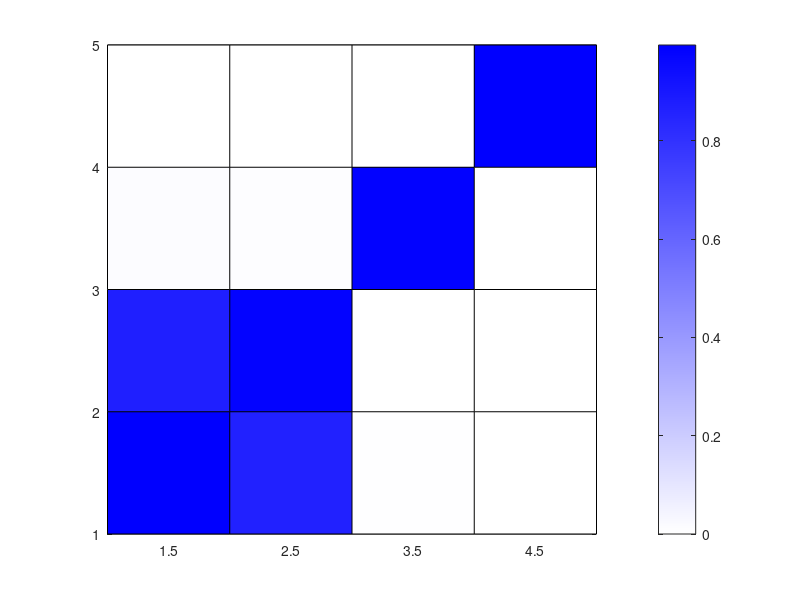

Write MATLAB code to recreate this figure. (Note: this script raises an error after producing the figure.)
clear all
close all
clc

m1=445e3;
m2=116e3;
m3=3e3;
m4=4.5e3;
m5=3e3;
m6=1.5e3;
m7=1.5e3;
m8=1.5e3;
m9=1.5e3;
m10=1.5e3;

k1=5e8;
k2=5e8;
k3=1e8;
k4=1e8;
k5=.5e8;
k6=.5e8;
k7=1e8;
k8=1e8;
k9=.5e8;

M=diag([m1,m2,m3,m4,m5,m6,m7,m8,m9,m10]);

K=[k1 -k1 0 0 0 0 0 0 0 0;
    -k1 k1+k2 -k2 0 0 0 0 0 0 0;
    0 -k2 k2+k3 -k3 0 0 0 0 0 0;
    0 0 -k3 k3+k4+k7+k8 -k4 0 0 -k7 -k8 0;
    0 0 0 -k4 k4+k5 -k5 0 0 0 0
    0 0 0 0 -k5 k5 0 0 0 0;
    0 0 0 0 0 0 k6 -k6 0 0;
    0 0 0 -k7 0 0 -k6 k6+k7 0 0;
    0 0 0 -k8 0 0 0 0 k8+k9 -k9;
    0 0 0 0 0 0 0 0 -k9 k9];

% Mvinc=M; Kvinc=K;
M(:,1)=[]; M(1,:)=[];
K(:,1)=[]; K(1,:)=[];

% mm: 2,6,7,10
mm=[1,5,6,9]; % nodo 1 vincolato
ss=setdiff(1:length(K(:,1)),mm);

[PHI,lambda] = eig(K,M,'vector');
omega = real(sqrt(lambda));
freq = omega ./ 2 ./ pi;

M_GEN = PHI' * M * PHI;
K_GEN = PHI' * K * PHI;

G=-inv(K(ss,ss))*K(ss,mm);
T=[eye(length(mm)); G];

MGR=T'*[M(mm,mm),M(mm,ss);M(ss,mm),M(ss,ss)]*T;
KGR=T'*[K(mm,mm),K(mm,ss);K(ss,mm),K(ss,ss)]*T;

[PHI_m,lambda_GR] = eig(KGR,MGR,'vector');
[lambda_GR, ind] = sort(lambda_GR);
PHI_m = PHI_m(:, ind);
omega_GR = real(sqrt(lambda_GR));
freq_GR = omega_GR ./ 2 ./ pi;

PHI_GR=T*PHI_m;
PHI_GR_ok=zeros(length(K(:,1)),length(mm));
PHI_GR_ok(mm,:)=PHI_GR(1:length(mm),:);
PHI_GR_ok(ss,:)=PHI_GR(length(mm)+1:end,:);

M_GEN_GR = PHI_GR_ok' * M * PHI_GR_ok;
K_GEN_GR = PHI_GR_ok' * K * PHI_GR_ok;
for i=1:length(mm)
    PHI_GR_ok(:,i)=PHI_GR_ok(:,i)./M_GEN_GR(i,i);
end
M_GEN_GR = PHI_GR_ok' * M * PHI_GR_ok;
K_GEN_GR = PHI_GR_ok' * K * PHI_GR_ok;

N=length(mm);
MAC=zeros(N+1,N+1);
PHI_O=PHI(:,1:N);

for i=1:N
    for j=1:N
        NUM=PHI_O(:,i)'*PHI_GR_ok(:,j)*PHI_GR_ok(:,j)'*PHI_O(:,i);
        DEN=PHI_O(:,i)'*PHI_O(:,i)*PHI_GR_ok(:,j)'*PHI_GR_ok(:,j);
        MAC(i,j)=NUM/DEN;
    end
end

meanMAC=0;
for i=1:N
    meanMAC=meanMAC+MAC(i,i);
end
meanMAC=meanMAC/N
X=1:1:N;

figure(1);
pcolor(MAC);
Nc = 256; % number of colors
cmap = [linspace(1,0,Nc).' linspace(1,0,Nc).' ones(Nc,1)]; % decreasing R and G; B = 1
colormap(cmap)
t=colorbar;
axis square;
set(gca,'XTick',[1.5:1:N+0.5]);
set(gca,'XTickLabels',X);
xlabel('Modi di vibrare modello ORIGINALE'); %CUF
set(gca,'YTick',[1.5:1:N+0.5]);
set(gca,'YTickLabels',X);
ylabel('Modi di vibrare modello RIDOTTO'); %NAS
t.Limits = [0 1.0];
set(get(t,'ylabel'),'String', 'MAC');
print -depsc -r300 MAC2D.eps

CO=zeros(N+1,N+1);
for i=1:N
    for j=1:N
        NUM=PHI_O(:,i)'*M*PHI_GR_ok(:,j);
        DEN=PHI_O(:,i)'*M*PHI_O(:,i)*PHI_GR_ok(:,j)'*M*PHI_GR_ok(:,j);
        CO(i,j)=NUM/sqrt(DEN);
    end
end
CO=abs(CO);

figure(2);
pcolor(CO);
Nc = 256; % number of colors
cmap = [linspace(1,0,Nc).' linspace(1,0,Nc).' ones(Nc,1)]; % decreasing R and G; B = 1
colormap(cmap)
t=colorbar;
axis square;
set(gca,'XTick',[1.5:1:N+0.5]);
set(gca,'XTickLabels',X);
xlabel('Modi di vibrare modello ORIGINALE'); %CUF
set(gca,'YTick',[1.5:1:N+0.5]);
set(gca,'YTickLabels',X);
ylabel('Modi di vibrare modello RIDOTTO'); %NAS
t.Limits = [0 1.0];
set(get(t,'ylabel'),'String', 'COC');
print -depsc -r300 COC2D.eps

for i=1:length(PHI(1,:))
    PHImax(:,i)=PHI(:,i)./max(abs(PHI(:,i)));
end

for i=1:length(PHI_GR_ok(1,:))
    PHI_GR_okmax(:,i)=PHI_GR_ok(:,i)./max(abs(PHI_GR_ok(:,i)));
end
